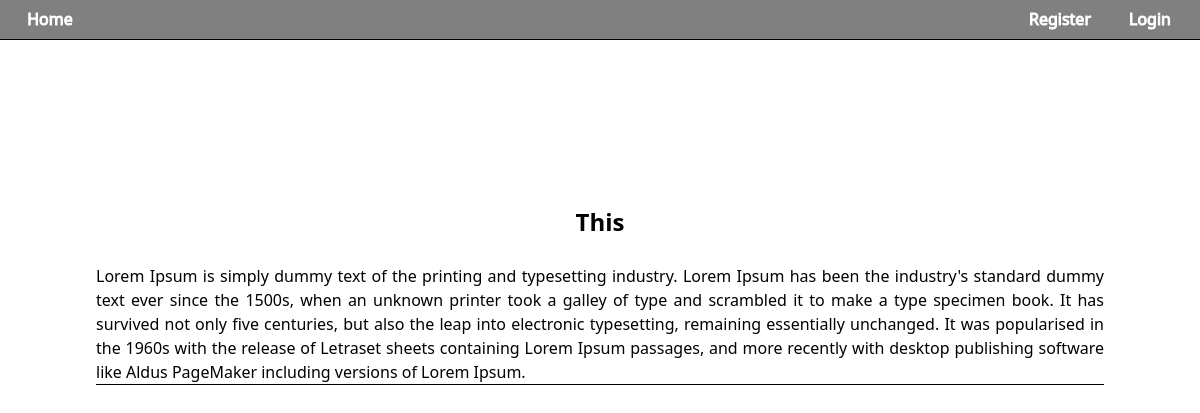
The app's page /post/1/ with its own data.
### posts/models.py (models this page shows, shortened)
class Post(models.Model):
    username = models.ForeignKey(User, on_delete=models.CASCADE)
    title = models.CharField(max_length=100)
    text = models.TextField(max_length=5000)
    pub_date = models.DateField()

### posts/views.py (the view)
# urls.py: path("post/<int:pk>/", views.SeePost.as_view(), name="see_post"),
class SeePost(ListView):
    template_name = "posts/see_post.html"
    context_object_name = "post"
    model = Post
    def get(self, request, pk):
        post = Post.objects.get(pk=pk)
        return render(request, self.template_name, {'post':post})

### posts/templates/posts/see_post.html (shortened to what this page needs)
{% extends 'base.html' %}
{% block content %}
  <br />
  <center class="main-margin">
    <b><h1 class="posted-title" type="button" style="text-align: center;">{{ post.title }}</h1></b>
    <br/>
    <p class="posted-text-post" style="text-align: justify; display: flex; overflow: auto; height: auto; word-wrap: break-word;">{{ post.text }}</p><br>
      <br>
    <br/>
  </center>
{% endblock %}

### templates/base.html (shortened to what this page needs)
<!DOCTYPE html>
{% load static %}
<html lang="en">
  <head>
    <script src="https://cdn.tailwindcss.com"></script>
    <link href="{% static 'css/styles.css' %}" rel="stylesheet"></link>
  </head>
  <body>
    {% include 'topbar.html' %}
    {% block content %}
    {% endblock %}
  </body>
</html>

### templates/topbar.html
{% if user.is_authenticated %}
  <div style="background-color: gray; height: 40px; border-bottom: 1px black solid; position:fixed; top: 0; width: 100%; z-index: 100;">
    <a href="{% url 'index' %}"
    class="post-button"
    style="position:absolute; left: 10px; top: 3px; text-align: center;"
    _="on mouseenter add .darkgrey-background to me
        on mouseleave remove .darkgrey-background from me">Home</a>
    <a href="{% url 'logout_user' %}"
    class="post-button"
    style="position:absolute; right: 10px; top: 3px; text-align: center;"
    _="on mouseenter add .darkgrey-background to me
        on mouseleave remove .darkgrey-background from me">Logout</a>
    <a href="{% url 'dash_user' %}"
    class="post-button"
    style="position:absolute; right: 100px; top: 3px; text-align: center; width: 90px;"
    _="on mouseenter add .darkgrey-background to me
        on mouseleave remove .darkgrey-background from me">Dashboard</a>
  </div>
{% else %}
  <div style="background-color: gray; height: 40px; border-bottom: 1px black solid; position:fixed; top: 0; width: 100%; z-index: 100;">
    <a href="{% url 'index' %}"
    class="post-button"
    style="position:absolute; left: 10px; top: 3px; text-align: center;"
    _="on mouseenter add .darkgrey-background to me
        on mouseleave remove .darkgrey-background from me">Home</a>
    <a href="{% url 'login_user' %}"
    class="post-button"
    style="position:absolute; right: 10px; top: 3px; text-align: center;"
    _="on mouseenter add .darkgrey-background to me
        on mouseleave remove .darkgrey-background from me">Login</a>
    <a href="{% url 'register_user' %}"
    class="post-button"
    style="position:absolute; right: 100px; top: 3px; text-align: center;"
    _="on mouseenter add .darkgrey-background to me
        on mouseleave remove .darkgrey-background from me">Register</a>
  </div>
{% endif %}

### static/css/styles.css (style rules this page uses)
.post-button { padding: 4px; min-width: 80px; min-height: 32px; width: 80px; height: 32px; color: white; background-color: rgb(128,128,128) !important; -webkit-text-stroke: 1px white; border-radius: 4px; cursor: pointer; }
.posted-text-post { font-size: medium; overflow-wrap: break-word; text-overflow: ellipsis; text-align: justify; border-bottom: 1px black solid; }
.posted-title { font-size: x-large; text-align: left; overflow-wrap: break-word; }
.main-margin { margin-left: 15%; margin-right: 15%; margin-top: 4%; }
@media only screen and (max-device-width : 840px) { .main-margin { margin-left: 8%; margin-right: 8%; margin-top: 15%; } }

### records on screen
Post: title "This", text "Lorem Ipsum is simply dummy text of the printing and typesetting industry. Lorem Ipsum has been the industry's standard dummy text ever since the 1500s, when an unknown printer took a galley of type and scrambled it to make a type specimen book. It has survived not only five centuries, but also the leap into electronic typesetting, remaining essentially unchanged. It was popularised in the 1960s with the release of Letraset sheets containing Lorem Ipsum passages, and more recently with desktop publishing software like Aldus PageMaker including versions of Lorem Ipsum."
